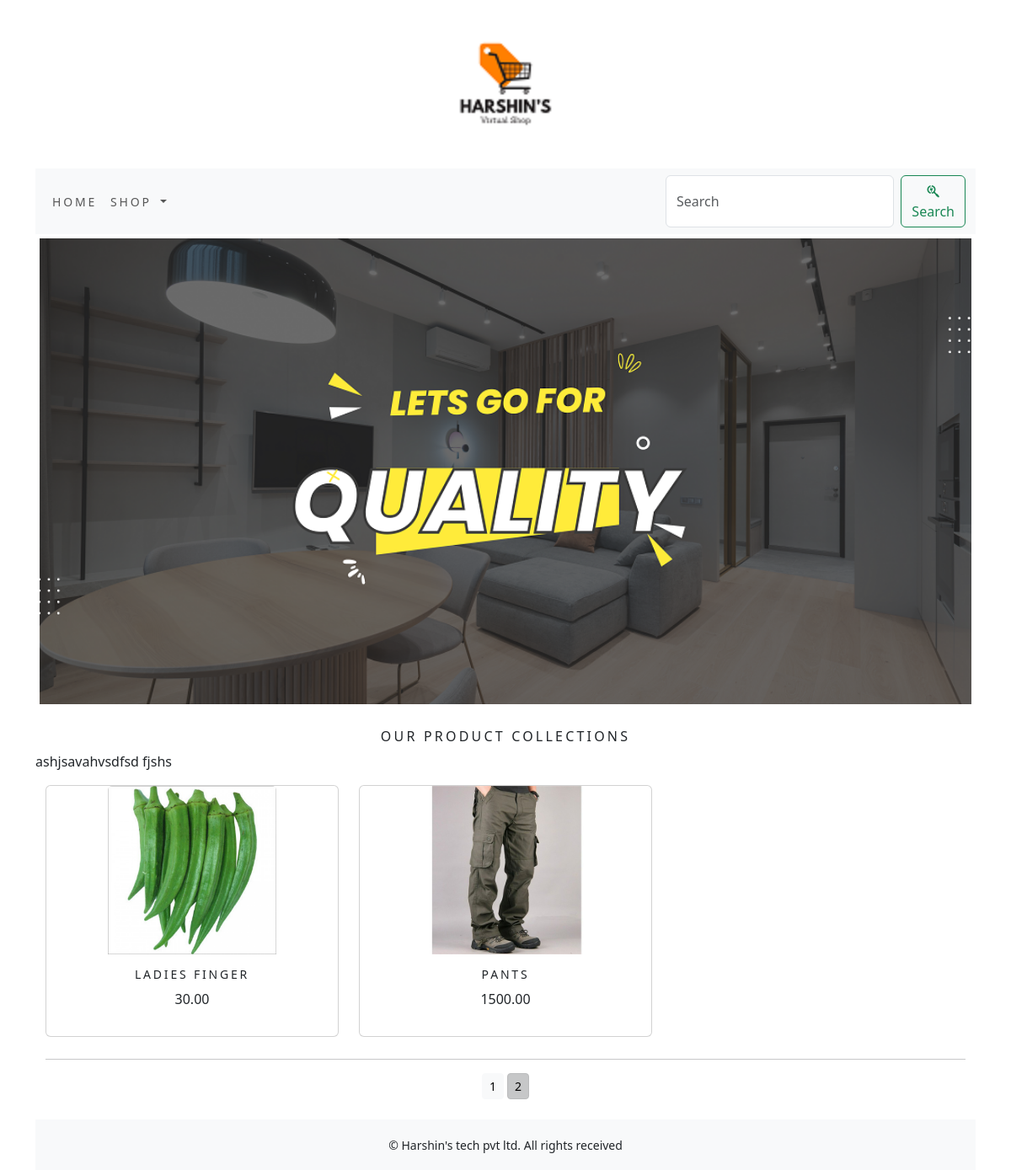
Screenshot of /?page=2 with the database file from the repository.
### shop/models.py (models this page shows, shortened)
class Product(models.Model):
    name=models.CharField(max_length=250,unique=True)
    slug=models.SlugField(max_length=250,unique=True)
    description=models.TextField(blank=True)
    price=models.DecimalField(max_digits=10,decimal_places=2)
    category=models.ForeignKey(Category,on_delete=models.CASCADE)
    image=models.ImageField(upload_to='product',blank=True)
    stock=models.IntegerField()
    available=models.BooleanField(default=True)
    created=models.DateTimeField(auto_now_add=True)
    updated=models.DateTimeField(auto_now=True)
    def get_url(self):
        return reverse('shop:prodCatdetail',args=[self.category.slug,self.slug])
    class Meta:
        ordering=('name',)
        verbose_name='product'
        verbose_name_plural='products'

### shop/views.py (the view)
# urls.py: path('', views.allProdCat, name='allProdCat'),
def allProdCat(request,c_slug=None):
    c_page=None
    products_list=None
    if c_slug!=None:
        c_page=get_object_or_404(Category,slug=c_slug)
        products_list=Product.objects.all().filter(category=c_page,available=True)
    else:
        products_list=Product.objects.all().filter(available=True)
    paginator=Paginator(products_list,6)
    try:
        page=int(request.GET.get('page',1))
    except:
        page=1
    try:
        products=paginator.page(page)
    except (EmptyPage,InvalidPage):
        products=paginator.page(paginator.num_pages)
    return render(request,"category.html",{'category':c_page,'products':products})

### cart/context_processors.py (called while the page is built)
def counter(request):
    item_count=0
    if 'admin' in request.path:
        return {}
    else:
        try:
            cart=Cart.objects.filter(cart_id=_cart_id(request))
            cart_items=CartItem.objects.all().filter(cart=cart[:1])
            for cart_item in cart_items:
                item_count += cart_item.quantity
        except Cart.DoesNotExist:
            item_count=0
    return dict(item_count=item_count)

### cart/views.py (called while the page is built)
def _cart_id(request):
    cart=request.session.session_key
    if not cart:
        cart=request.session.create()
    return cart

### shop/context_processors.py (called while the page is built)
def menu_links(request):
    links=Category.objects.all()
    return dict(links=links)

### shop/models.py (called while the page is built)
    def get_url(self):
        return reverse('shop:products_by_category',args=[self.slug])

### templates/category.html (shortened to what this page needs)
{% extends 'base.html' %}
{% load static %}
{% block content %}
<div class="mx_auto">
    {% if category %}
    <img class="my_image" src="{{category.image.url}}" alt="{{category.name}}">
</div>
<br>
<div>
    <h1 class="text-center my_title">{{category.name}}</h1>
    <p class="text-justify">{{category.description}}</p>
</div>
    {% else %}
<div>
    <img class="my_image my_image_padding" src="{% static 'img/banner.png' %}" height="500" width="1500"  alt="our products">
</div>
<br>
<div>
    <h1 class="text-center my_title">our product collections</h1>
    <p class="text-justify"> ashjsavahvsdfsd fjshs</p>
</div>
    {% endif %}
<div class="container">
    <div class="row max_auto">
        {% for product in products.object_list %}
        <div class="my_bottom_margin col-9 col-sm-12 col-md-4 xol-lg-4">
            <div class="card text-center" style="min-width:20rem;">
                <a href="{{product.get_url}}"><img class="card-img-top my_image" src="{{product.image.url}}" alt="{{product.name}}" style="width:200px;height:200px"></a>
                <div class="card-body">
                    <h4>{{product.name}}</h4>
                    <p>{{product.price}}</p>
                </div>
            </div>
        </div>
        {% endfor %}
    </div>
    <div class="mx-auto">
        {% if products.paginator.num_pages > 1 %}
        <hr>
        <div class="text-center">
            {% for pg in products.paginator.page_range %}
                <a href="?page={{pg}}" class="btn btn-light btn-sm {% if products.number == pg %} active {% endif %}">{{pg}}</a>
            {% endfor %}
        </div>
        {% endif %}
    </div>
    <br>
</div>
{% endblock %}

### static/css/custom.css (style rules this page uses)
body { @import url('https://fonts.googleapis.com/css2?family=Open+Sans&display=swap'); font-family: 'Open Sans', sans-serif; }
.my_image { width:100%; height:auto; }
.my_title { font-size:16px; text-transform:uppercase; letter-spacing:.2em; }
.my_image_padding { padding:5px; }
.my_bottom_margin { margin-bottom:10px; }
.card-body h4 { font-size:14px; text-transform:uppercase; letter-spacing:.2em; }

### rows the page displays
Product: image (picture), name "LADIES FINGER", price "30.00"
Product: image (picture), name "PANTS", price "1500.00"

### other values shown
{{ pg }} "1" "2"
